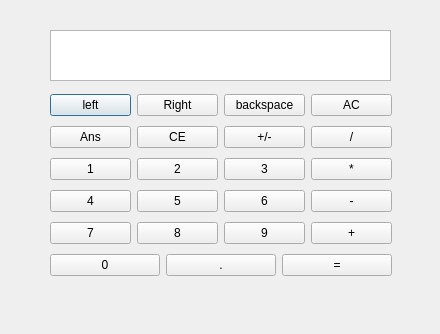
<?xml version="1.0" encoding="UTF-8"?>
<ui version="4.0">
 <class>Dialog</class>
 <widget class="QDialog" name="Dialog">
  <property name="geometry">
   <rect>
    <x>0</x>
    <y>0</y>
    <width>440</width>
    <height>334</height>
   </rect>
  </property>
  <property name="windowTitle">
   <string>Dialog</string>
  </property>
  <widget class="QTextBrowser" name="cal_input">
   <property name="geometry">
    <rect>
     <x>50</x>
     <y>30</y>
     <width>341</width>
     <height>51</height>
    </rect>
   </property>
  </widget>
  <widget class="QWidget" name="layoutWidget">
   <property name="geometry">
    <rect>
     <x>50</x>
     <y>90</y>
     <width>342</width>
     <height>194</height>
    </rect>
   </property>
   <layout class="QVBoxLayout" name="verticalLayout">
    <item>
     <layout class="QHBoxLayout" name="horizontalLayout_6">
      <item>
       <widget class="QPushButton" name="btnLeft">
        <property name="text">
         <string>left</string>
        </property>
       </widget>
      </item>
      <item>
       <widget class="QPushButton" name="btnRight">
        <property name="text">
         <string>Right</string>
        </property>
       </widget>
      </item>
      <item>
       <widget class="QPushButton" name="btnBackSpace">
        <property name="text">
         <string>backspace</string>
        </property>
       </widget>
      </item>
      <item>
       <widget class="QPushButton" name="btnAC">
        <property name="text">
         <string>AC</string>
        </property>
       </widget>
      </item>
     </layout>
    </item>
    <item>
     <layout class="QHBoxLayout" name="horizontalLayout">
      <item>
       <widget class="QPushButton" name="btnAns">
        <property name="text">
         <string>Ans</string>
        </property>
       </widget>
      </item>
      <item>
       <widget class="QPushButton" name="btnCE">
        <property name="text">
         <string>CE</string>
        </property>
       </widget>
      </item>
      <item>
       <widget class="QPushButton" name="btnPM">
        <property name="text">
         <string>+/-</string>
        </property>
       </widget>
      </item>
      <item>
       <widget class="QPushButton" name="btnSl">
        <property name="text">
         <string>/</string>
        </property>
       </widget>
      </item>
     </layout>
    </item>
    <item>
     <layout class="QHBoxLayout" name="horizontalLayout_2">
      <item>
       <widget class="QPushButton" name="btnOne">
        <property name="text">
         <string>1</string>
        </property>
       </widget>
      </item>
      <item>
       <widget class="QPushButton" name="btnTwo">
        <property name="text">
         <string>2</string>
        </property>
       </widget>
      </item>
      <item>
       <widget class="QPushButton" name="btnThree">
        <property name="text">
         <string>3</string>
        </property>
       </widget>
      </item>
      <item>
       <widget class="QPushButton" name="btnMultiple">
        <property name="text">
         <string>*</string>
        </property>
       </widget>
      </item>
     </layout>
    </item>
    <item>
     <layout class="QHBoxLayout" name="horizontalLayout_3">
      <item>
       <widget class="QPushButton" name="btnFour">
        <property name="text">
         <string>4</string>
        </property>
       </widget>
      </item>
      <item>
       <widget class="QPushButton" name="btnFive">
        <property name="text">
         <string>5</string>
        </property>
       </widget>
      </item>
      <item>
       <widget class="QPushButton" name="btnSix">
        <property name="text">
         <string>6</string>
        </property>
       </widget>
      </item>
      <item>
       <widget class="QPushButton" name="btnMinus">
        <property name="text">
         <string>-</string>
        </property>
       </widget>
      </item>
     </layout>
    </item>
    <item>
     <layout class="QHBoxLayout" name="horizontalLayout_4">
      <item>
       <widget class="QPushButton" name="btnSeven">
        <property name="text">
         <string>7</string>
        </property>
       </widget>
      </item>
      <item>
       <widget class="QPushButton" name="btnEight">
        <property name="text">
         <string>8</string>
        </property>
       </widget>
      </item>
      <item>
       <widget class="QPushButton" name="btnNine">
        <property name="text">
         <string>9</string>
        </property>
       </widget>
      </item>
      <item>
       <widget class="QPushButton" name="btnPlus">
        <property name="text">
         <string>+</string>
        </property>
       </widget>
      </item>
     </layout>
    </item>
    <item>
     <layout class="QHBoxLayout" name="horizontalLayout_5">
      <item>
       <widget class="QPushButton" name="btnZero">
        <property name="text">
         <string>0</string>
        </property>
       </widget>
      </item>
      <item>
       <widget class="QPushButton" name="btnPoint">
        <property name="text">
         <string>.</string>
        </property>
       </widget>
      </item>
      <item>
       <widget class="QPushButton" name="btnEqual">
        <property name="text">
         <string>=</string>
        </property>
       </widget>
      </item>
     </layout>
    </item>
   </layout>
  </widget>
 </widget>
 <resources/>
 <connections/>
</ui>
